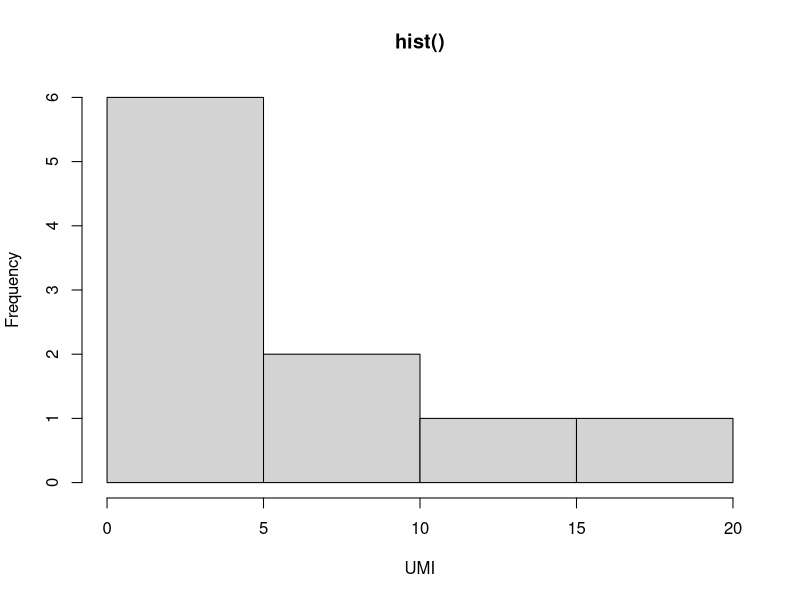

R code for this plot:
png("hist_plot.png", width = 900, height = 600)

v <- c(2, 5, 8, 12, 18, 1, 2, 3, 4, 6)              # UMI, 10 spots

hist(v, main = "hist()", breaks = seq(0, 20, by = 5), xlab = "UMI")

dev.off()
